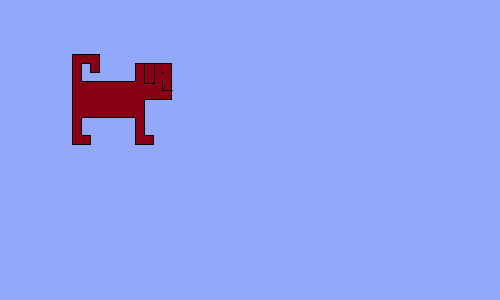
Frame 1 (no input)
Frame 60 (the mouse pressed at the canvas centre just before this capture): identical to frame 1, image omitted
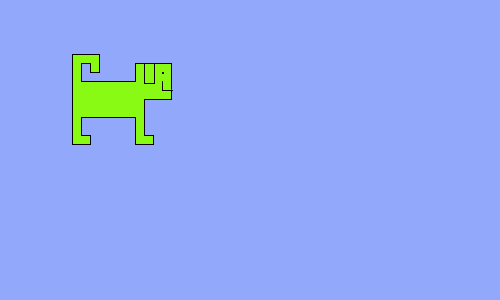
Frame 120 (the mouse held since frame 60 and released just before this capture)

The Processing sketch that drew these frames (run headless with seeded random() and noise(); from frame 60 on, the mouse is pressed at the canvas centre):

// Processing sketch: processing_99295
// ── processing_99295.pde

void setup(){
  size (500, 300);
  frameRate(24);
}

void draw(){
  background(#92A8FA);
  fill(136, mouseX, 20);
  beginShape();
  vertex(72,54);
  vertex(72,144);
  vertex(90,144);
  vertex(90,135);
  vertex(81,135);
  vertex(81,117);
  vertex(135,117);
  vertex(135,144);
  vertex(153,144);
  vertex(153,135);
  vertex(144,135);
  vertex(144,99);
  vertex(171,99);
  vertex(171,63);
  vertex(135,63);
  vertex(135,81);
  vertex(81,81);
  vertex(81,63);
  vertex(90,63);
  vertex(90,72);
  vertex(99,72);
  vertex(99,54);
  vertex(72,54);
  endShape(CLOSE);
  

  rect(144,63,10, 20);
  rect(162, 72, 1, 1);
  
  beginShape();
  vertex(162, 81);
  vertex(162, 90);
  vertex(172, 90);
  endShape();
  
  
}
  
